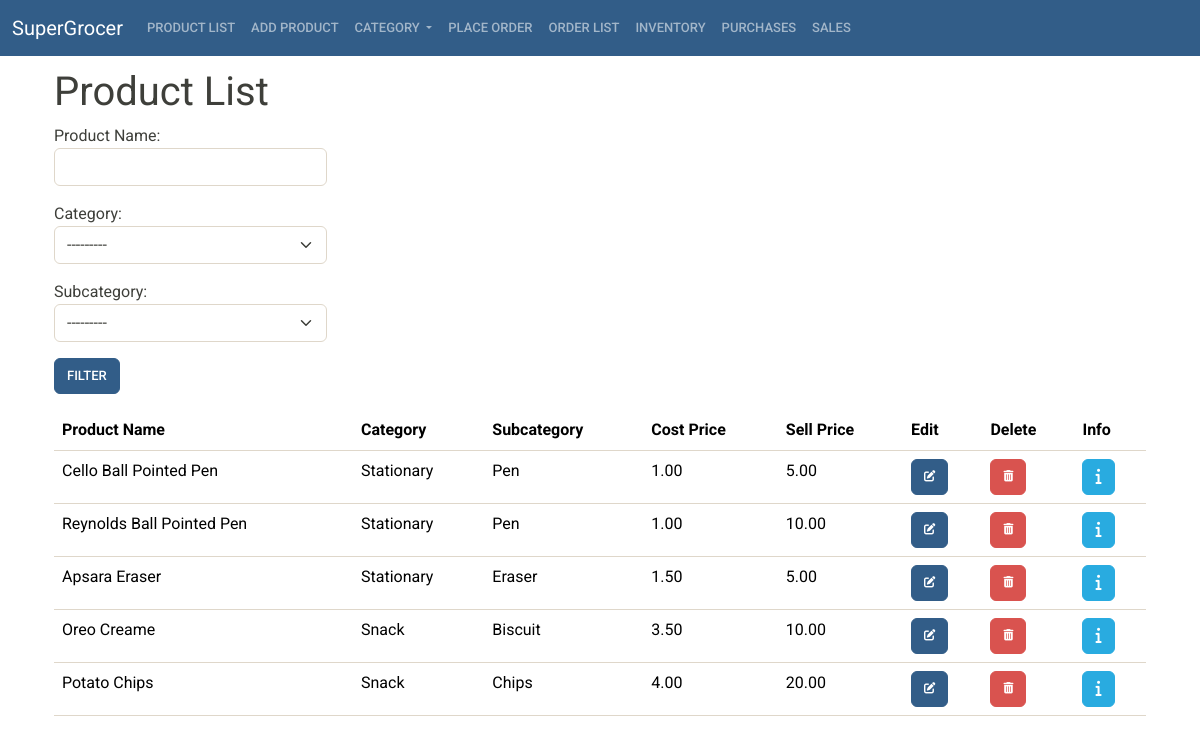
/store/product_list/, run on the app's committed database.
### store/models.py (models this page shows, shortened)
class Product(models.Model):
    prod_name = models.CharField(max_length=255)
    category = models.ForeignKey(Category, on_delete=models.CASCADE)
    subcategory = models.ForeignKey(SubCategory, on_delete=models.CASCADE)
    cost_price = models.DecimalField(max_digits=10, decimal_places=2)
    sell_price = models.DecimalField(max_digits=10, decimal_places=2)
    prod_desc = models.TextField()
    image = models.ImageField(null=True, blank=True)

class Category(models.Model):
    cat_name = models.CharField(max_length=100)
    def __str__(self):
        return self.cat_name

class SubCategory(models.Model):
    category = models.ForeignKey(Category, on_delete=models.CASCADE)
    scat_name = models.CharField(max_length=100)
    def __str__(self):
        return self.scat_name

### store/views.py (the view)
# urls.py: path('product_list/', views.product_list, name='product_list'),
def product_list(request):
    products = Product.objects.all()
    product_filter = ProductFilter(request.GET, queryset=products)  # Apply filters
    products = product_filter.qs
    context = {'products': products, 'product_filter': product_filter}  # Pass filter to template
    return render(request, 'store/product_list.html', context)

### templates/store/product_list.html (shortened to what this page needs)
{% extends 'base/base.html' %}
{% block content %}
  <div class="container">
    <h1>Product List</h1>
    <form method="get" class="form-inline mb-3">
      <div class="col-sm-3">{{ product_filter.form.as_p }}</div>
      <button type="submit" class="btn btn-primary">Filter</button>
    </form>
    <table class="table table-hover">
      <thead>
        <tr>
          <th>Product Name</th>
          <th>Category</th>
          <th>Subcategory</th>
          <th>Cost Price</th>
          <th>Sell Price</th>
          <th>Edit</th>
          <th>Delete</th>
          <th>Info</th>
        </tr>
      </thead>
      <tbody>
        {% for product in products %}
          <tr>
            <td>{{ product.prod_name }}</td>
            <td>{{ product.category }}</td>
            <td>{{ product.subcategory }}</td>
            <td>{{ product.cost_price }}</td>
            <td>{{ product.sell_price }}</td>
            <td>
              <a href="{% url 'edit_product' product.id %}" class="btn btn-primary"></a>
            </td>
            <td>
              <a href="#" class="btn btn-danger" data-bs-toggle="modal" data-bs-target="#deleteModal{{ product.id }}"></a>
            </td>
            <td>
              <a href="#" class="btn btn-info" data-bs-toggle="modal" data-bs-target="#infoModal{{ product.id }}"></a>
            </td>
          </tr>
        {% endfor %}
      </tbody>
    </table>
  </div>
{% endblock %}

### data on the page
Product: prod_name "Cello Ball Pointed Pen", category "Stationary", subcategory "Pen", cost_price "1.00", sell_price "5.00"
Product: prod_name "Reynolds Ball Pointed Pen", category "Stationary", subcategory "Pen", cost_price "1.00", sell_price "10.00"
Product: prod_name "Apsara Eraser", category "Stationary", subcategory "Eraser", cost_price "1.50", sell_price "5.00"
Product: prod_name "Oreo Creame", category "Snack", subcategory "Biscuit", cost_price "3.50", sell_price "10.00"
Product: prod_name "Potato Chips", category "Snack", subcategory "Chips", cost_price "4.00", sell_price "20.00"
